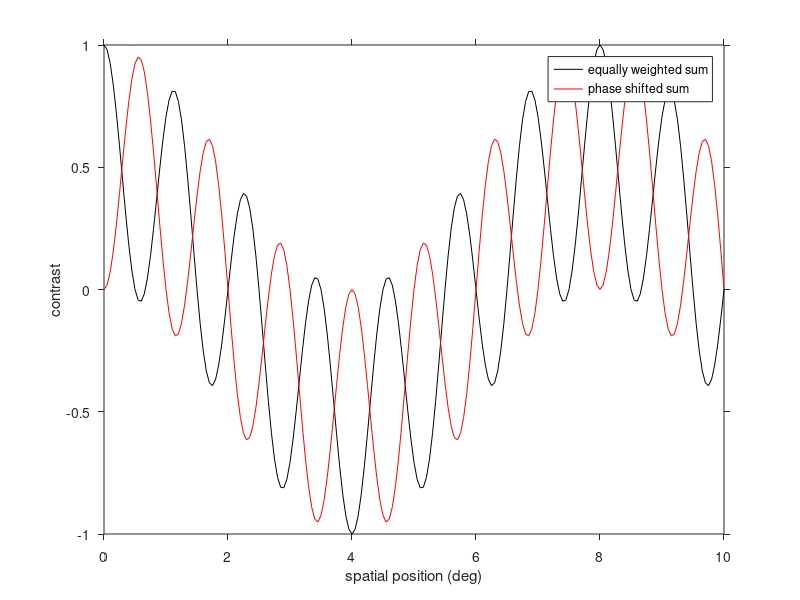
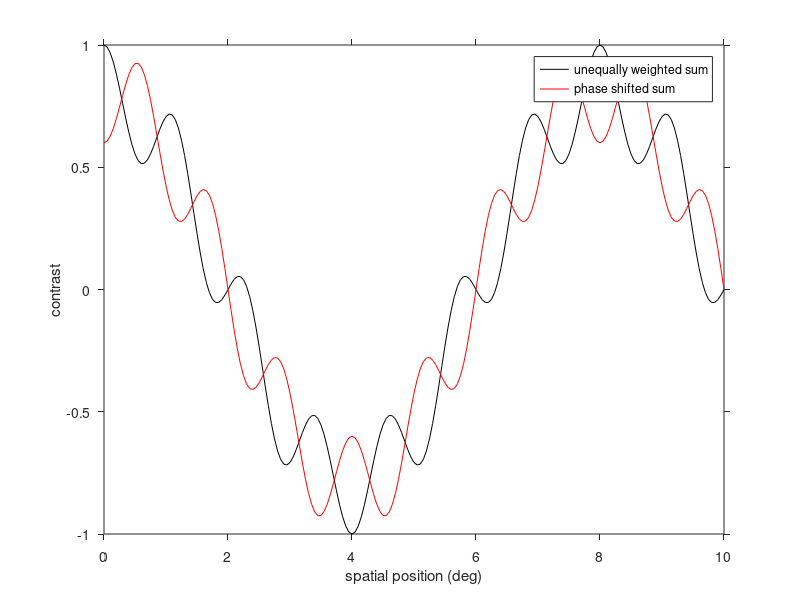
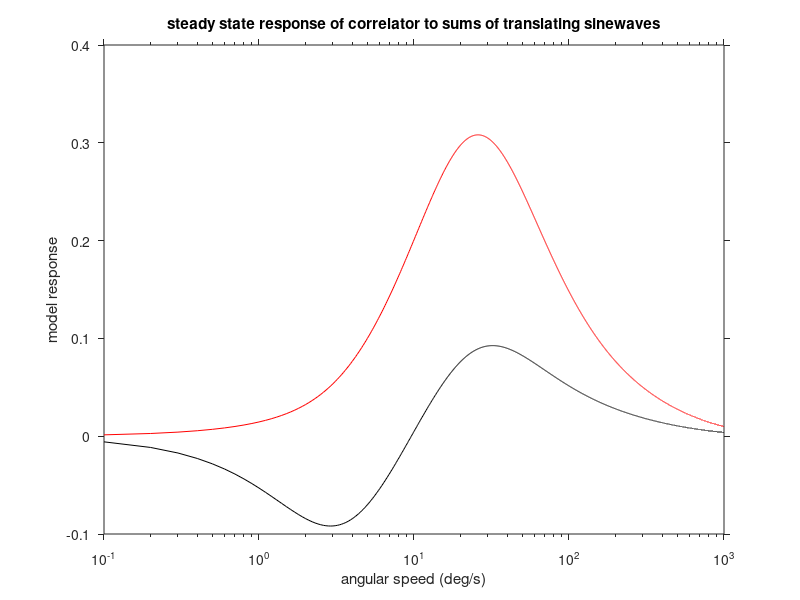

Source code (MATLAB) for these figures, in order: (Note: this script raises an error after producing the figures.)
%%
%function phase_resp_inv2
%Plots the steady state response to sinewave stimuli for the correlator output as a function of pattern speed.

alpha = 1;
tau_s = 50e-3; %s
tau_f = 1e-3; %s

%spatial frequency
omega_x1 = 1/8; %c/deg
omega_x2 = 7/8;

%compute the stimuli
dx = 0.05; %spatial resolution
x_vect = 0:dx:10; %deg
c_vect1 = cos(2*pi*omega_x1*x_vect);
c_vect2 = cos(2*pi*omega_x2*x_vect);

%phase shift of 2nd stimulus 
phase = pi;
c_vect2b = cos(2*pi*omega_x2*x_vect + phase);

%mixing both stimuli
alpha3 = 0.5;
beta3 = 0.5;
c_vect3 = alpha3*c_vect1 + beta3*c_vect2;
c_vect3b = alpha3*c_vect1 + beta3*c_vect2b;

alpha4 = 0.8;
beta4 = 0.2;
c_vect4 = alpha4*c_vect1 + beta4*c_vect2;
c_vect4b = alpha4*c_vect1 + beta4*c_vect2b;

%plot the two stimuli
hf2 = figure;
ha2 = axes;
hp4 = plot(x_vect,c_vect3,'k');
hold on;
hp5 = plot(x_vect,c_vect3b,'r');
legend([hp4 hp5],{'equally weighted sum', 'phase shifted sum'});
xlabel('spatial position (deg)');
ylabel('contrast');
set(ha2,'TickDir','out');

%print(hf2,'figures/phase_resp1.eps','-depsc');

hf3 = figure; 
ha3 = axes;
hp6 = plot(x_vect,c_vect4,'k');
hold on;
hp7 = plot(x_vect,c_vect4b,'r');
legend([hp6 hp7],{'unequally weighted sum', 'phase shifted sum'});
xlabel('spatial position (deg)');
ylabel('contrast');
set(ha3,'TickDir','out');

%print(hf3,'figures/phase_resp2.eps','-depsc');

%%
%spacing between two sampling stations
dx_hr = 2; %in deg

%angular speed
v_vect = [0.1:0.1:1000]; %deg/s

%steady-state response for one sinewave
r_ss_th1 = alpha^2*2*pi*omega_x1*(tau_s-tau_f)*sin(2*pi*omega_x1*dx_hr)*v_vect./...
    ((1+(2*pi*omega_x1*tau_s*v_vect).^2).*(1+(2*pi*omega_x1*tau_f*v_vect).^2));

%steady-state response for one sinewave
r_ss_th2 = alpha^2*2*pi*omega_x2*(tau_s-tau_f)*sin(2*pi*omega_x2*dx_hr)*v_vect./...
    ((1+(2*pi*omega_x2*tau_s*v_vect).^2).*(1+(2*pi*omega_x2*tau_f*v_vect).^2));

r_ss_th3 = alpha3^2*r_ss_th1 + beta3^2*r_ss_th2;
r_ss_th4 = alpha4^2*r_ss_th1 + beta4^2*r_ss_th2;

hf5 = figure;
ha5 = axes;
semilogx(v_vect,r_ss_th3,'k');
hold on;
semilogx(v_vect,r_ss_th4,'r');
xlabel('angular speed (deg/s)');
ylabel('model response');
title('steady state response of correlator to sums of translating sinewaves');
set(ha5,'TickDir','out');

%% first cosine wave parameters

%compute the numerical response to the stimuli
%v_num = 20; %deg/s, test case
v_num = [0.5 1 2 5 10 20 50 100 200 500];

%number of temporal samples
n_t = 1000;

%temporal frequency
omega_t1 = v_num*omega_x1; % c/deg

%temporal wavelength
lambda_t1 = 1./omega_t1; %s

%maximal time of simulation; 10 times wavelength
t_max1 = 10*lambda_t1;

%100 points per wavelength
dt1 = t_max1/n_t;

%location of the sampling stations
x_1 = 0; 
x_2 = dx_hr; 

debug = 0; 

%% second cosinewave parameters

%temporal frequency
omega_t2 = v_num*omega_x2; % c/deg

%temporal wavelength
lambda_t2 = 1./omega_t2; %s

%maximal time of simulation; 10 times wavelength
t_max2 = 10*lambda_t2;

%100 points per wavelength
dt2 = t_max2/n_t;

%% third cosine wave

%frequency of the second wave is 7 times higher so temporal wavelength is 7 times shorter for
%the second wave. Hence to use the same length as in the first wave, we
%need 7 times more sampling points. 
n_t2 = 7*n_t;

%compute steady-state value; last seven times two hundred points
ind_frame2 = ((n_t2-(7*200)+1):n_t2);

for i = 1:length(v_num)
    
    %time vector
    t_vect1 = (0:(n_t2-1))*dt2(i);
    
    %compute low pass filtered version of stimulus
    ct_vect1a = cos(2*pi*(omega_x1*x_1 - omega_t1(i)*t_vect1));
    ct_vect2a = cos(2*pi*(omega_x1*x_2 - omega_t1(i)*t_vect1));

    %repeat for second stimulus
    ct_vect1b = cos(2*pi*(omega_x2*x_1 - omega_t2(i)*t_vect1));
    ct_vect2b = cos(2*pi*(omega_x2*x_2 - omega_t2(i)*t_vect1));

    ct_vect1 = alpha3*ct_vect1a + beta3*ct_vect1b;
    ct_vect2 = alpha3*ct_vect2a + beta3*ct_vect2b;
    
    %repeat for phase shifted second stimulus
    ct_vect1bp = cos(2*pi*(omega_x2*x_1 - omega_t2(i)*t_vect1) + phase);
    ct_vect2bp = cos(2*pi*(omega_x2*x_2 - omega_t2(i)*t_vect1) + phase);

    ct_vect1p = alpha3*ct_vect1a + beta3*ct_vect1bp;
    ct_vect2p = alpha3*ct_vect2a + beta3*ct_vect2bp;
    
    if ( debug == 1 )
        hf6 = figure;
        plot(t_vect1,ct_vect1);
        hold on;
        plot(t_vect1,ct_vect2);
    end
    
    %compute the lowpass filtered version of the stimuli
    ls_ct_vect1 = lp1filt_fn(ct_vect1,dt2(i),tau_s);
    lf_ct_vect1 = lp1filt_fn(ct_vect1,dt2(i),tau_f);
    
    ls_ct_vect2 = lp1filt_fn(ct_vect2,dt2(i),tau_s);
    lf_ct_vect2 = lp1filt_fn(ct_vect2,dt2(i),tau_f);
    
    hr_out3 = ls_ct_vect1.*lf_ct_vect2 - ls_ct_vect2.*lf_ct_vect1;
    
    if ( debug == 1 )
        hf7 = figure;
        plot(t_vect1,hr_out3);
    end
    
    hr_ss3(i) = mean(hr_out3(ind_frame2));

    %repeat for phase shifted stimulus
    ls_ct_vect1p = lp1filt_fn(ct_vect1p,dt2(i),tau_s);
    lf_ct_vect1p = lp1filt_fn(ct_vect1p,dt2(i),tau_f);
    
    ls_ct_vect2p = lp1filt_fn(ct_vect2p,dt2(i),tau_s);
    lf_ct_vect2p = lp1filt_fn(ct_vect2p,dt2(i),tau_f);
    
    hr_out3p = ls_ct_vect1p.*lf_ct_vect2p - ls_ct_vect2p.*lf_ct_vect1p;
    hr_ss3p(i) = mean(hr_out3p(ind_frame2));

end

figure(hf5);
plot(v_num,hr_ss3,'xk');
plot(v_num,hr_ss3p,'ok');

%% fourth cosine wave

for i = 1:length(v_num)
    
    %time vector
    t_vect1 = (0:(n_t2-1))*dt2(i);
    
    %compute low pass filtered version of stimulus
    ct_vect1a = cos(2*pi*(omega_x1*x_1 - omega_t1(i)*t_vect1));
    ct_vect2a = cos(2*pi*(omega_x1*x_2 - omega_t1(i)*t_vect1));

    %repeat for second stimulus
    ct_vect1b = cos(2*pi*(omega_x2*x_1 - omega_t2(i)*t_vect1));
    ct_vect2b = cos(2*pi*(omega_x2*x_2 - omega_t2(i)*t_vect1));

    ct_vect1 = alpha4*ct_vect1a + beta4*ct_vect1b;
    ct_vect2 = alpha4*ct_vect2a + beta4*ct_vect2b;
    
    %repeat for phase shifted second stimulus
    ct_vect1bp = cos(2*pi*(omega_x2*x_1 - omega_t2(i)*t_vect1) + phase);
    ct_vect2bp = cos(2*pi*(omega_x2*x_2 - omega_t2(i)*t_vect1) + phase);

    ct_vect1p = alpha4*ct_vect1a + beta4*ct_vect1bp;
    ct_vect2p = alpha4*ct_vect2a + beta4*ct_vect2bp;
    
    if ( debug == 1 )
        hf6 = figure;
        plot(t_vect1,ct_vect1);
        hold on;
        plot(t_vect1,ct_vect2);
    end
    
    %compute the lowpass filtered version of the stimuli
    ls_ct_vect1 = lp1filt_fn(ct_vect1,dt2(i),tau_s);
    lf_ct_vect1 = lp1filt_fn(ct_vect1,dt2(i),tau_f);
    
    ls_ct_vect2 = lp1filt_fn(ct_vect2,dt2(i),tau_s);
    lf_ct_vect2 = lp1filt_fn(ct_vect2,dt2(i),tau_f);
    
    hr_out4 = ls_ct_vect1.*lf_ct_vect2 - ls_ct_vect2.*lf_ct_vect1;
    
    if ( debug == 1 )
        hf7 = figure;
        plot(t_vect1,hr_out4);
    end
    
    hr_ss4(i) = mean(hr_out4(ind_frame2));

    %repeat for phase shifted stimulus
    ls_ct_vect1p = lp1filt_fn(ct_vect1p,dt2(i),tau_s);
    lf_ct_vect1p = lp1filt_fn(ct_vect1p,dt2(i),tau_f);
    
    ls_ct_vect2p = lp1filt_fn(ct_vect2p,dt2(i),tau_s);
    lf_ct_vect2p = lp1filt_fn(ct_vect2p,dt2(i),tau_f);
    
    hr_out4p = ls_ct_vect1p.*lf_ct_vect2p - ls_ct_vect2p.*lf_ct_vect1p;
    hr_ss4p(i) = mean(hr_out4p(ind_frame2));

end

figure(hf5);
plot(v_num,hr_ss4,'xr');
plot(v_num,hr_ss4p,'or');
%print(hf5,'figures/phase_resp3.eps','-depsc');

%end